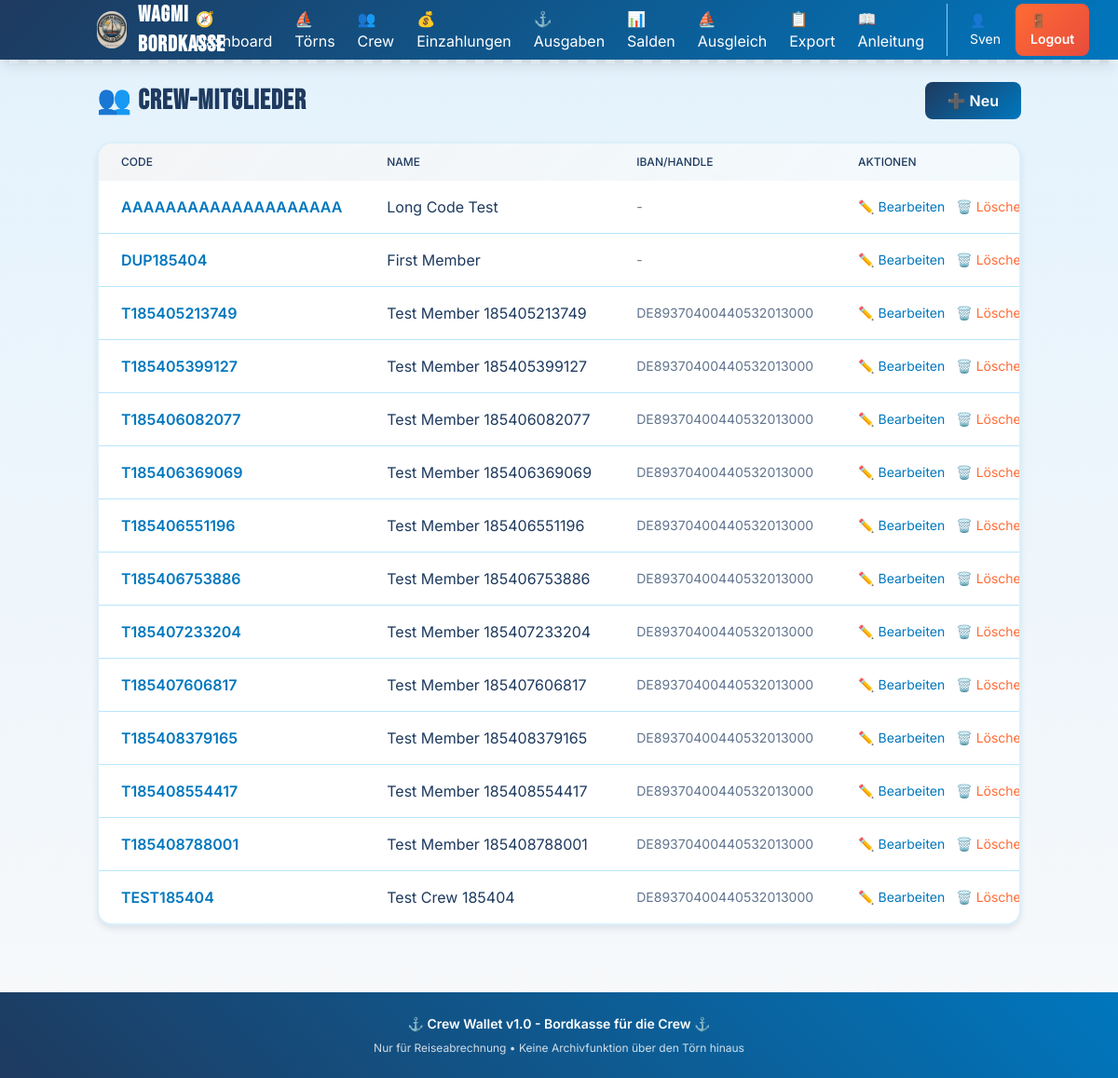
Page /crew (signed in) on the earlier database version.
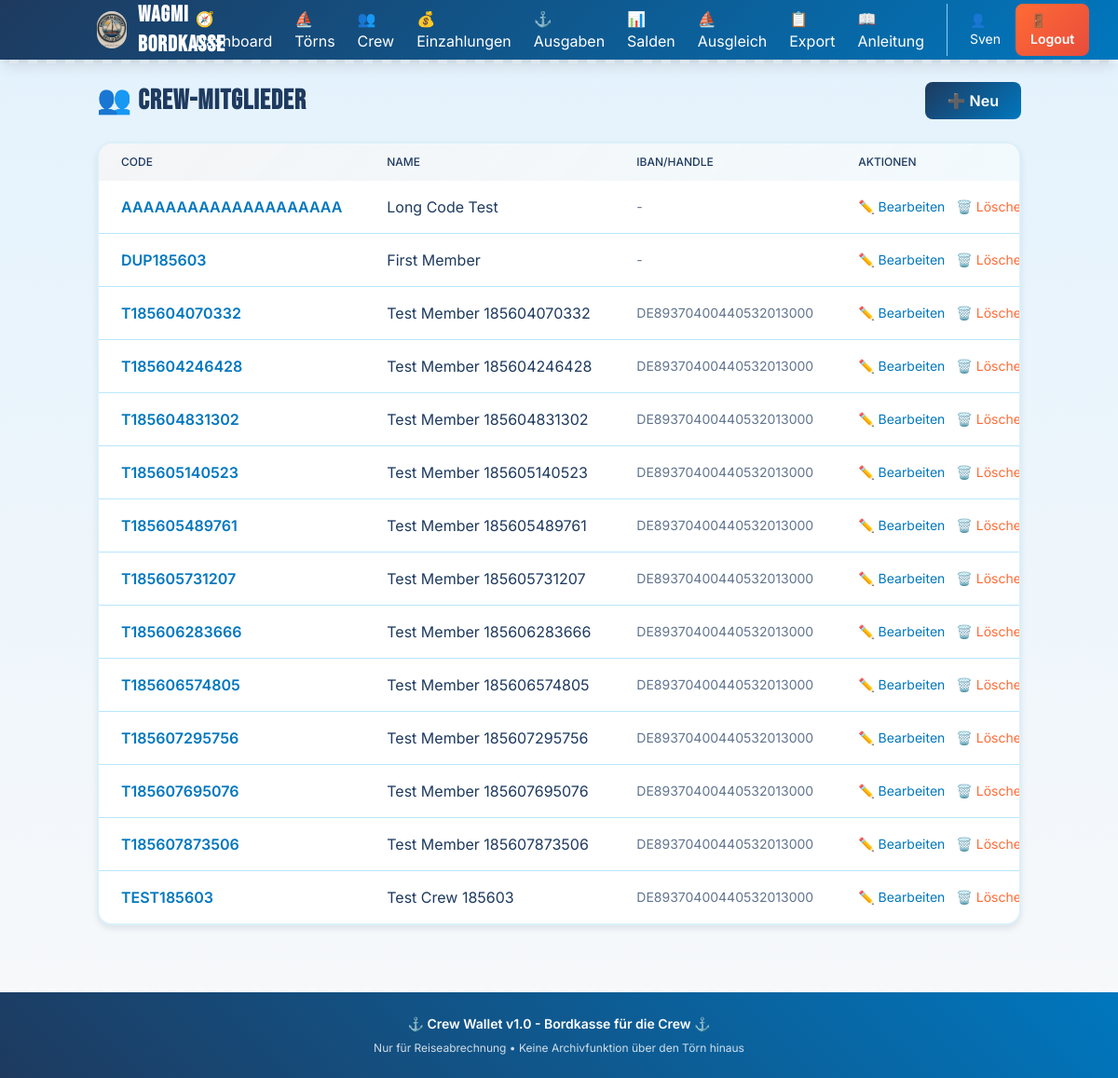
Same page on the later database version.
### models.py (models this page shows)
class CrewMember(Base):
    __tablename__ = "crew_members"
    __table_args__ = (
        UniqueConstraint('trip_id', 'code', name='uq_crew_trip_code'),
    )
    id = Column(Integer, primary_key=True, index=True)
    trip_id = Column(Integer, ForeignKey("trips.id"), nullable=False)
    code = Column(String(20), nullable=False, index=True)
    name = Column(String(100), nullable=False)
    iban_or_handle = Column(String(100), nullable=True)
    created_at = Column(DateTime, default=datetime.utcnow)
    trip = relationship("Trip", back_populates="crew_members")
    deposits = relationship("Deposit", back_populates="member", cascade="all, delete-orphan")
    paid_expenses = relationship("Expense", foreign_keys="Expense.payer_id", back_populates="payer")
    expense_participations = relationship("ExpenseParticipant", back_populates="member", cascade="all, delete-orphan")

### routers/crew.py (the view)
@router.get("", response_class=HTMLResponse)
async def list_crew(request: Request, db: Session = Depends(get_db)):
    active_trip = TripService.get_active_trip(db)
    if not active_trip:
        return RedirectResponse(url="/trips", status_code=303)
    crew_members = db.query(CrewMember).filter(CrewMember.trip_id == active_trip.id).order_by(CrewMember.code).all()
    return templates.TemplateResponse("crew_list.html", {
        "request": request,
        "crew_members": crew_members
    })

### templates/crew_list.html (shortened to what this page needs)
{% extends "layout.html" %}
{% block content %}
<div class="space-y-6">
    <div class="flex justify-between items-center">
        <h1 class="text-3xl font-bold maritime-header" style="color: var(--navy-deep);">👥 Crew-Mitglieder</h1>
        <a href="/crew/new" class="ocean-gradient text-white px-6 py-2 rounded-lg transition touch-action font-semibold">
            ➕ Neu
        </a>
    </div>
    <div class="bg-white porthole-card overflow-hidden">
        <div class="overflow-x-auto">
            <table class="min-w-full">
                <thead style="background: linear-gradient(135deg, rgba(30, 58, 95, 0.05) 0%, rgba(135, 206, 235, 0.1) 100%);">
                    <tr>
                        <th class="px-6 py-3 text-left text-xs font-medium uppercase" style="color: var(--navy-deep);">Code</th>
                        <th class="px-6 py-3 text-left text-xs font-medium uppercase" style="color: var(--navy-deep);">Name</th>
                        <th class="px-6 py-3 text-left text-xs font-medium uppercase" style="color: var(--navy-deep);">IBAN/Handle</th>
                        <th class="px-6 py-3 text-left text-xs font-medium uppercase" style="color: var(--navy-deep);">Aktionen</th>
                    </tr>
                </thead>
                <tbody class="divide-y divide-sky-200">
                    {% for member in crew_members %}
                    <tr>
                        <td class="px-6 py-4 whitespace-nowrap font-semibold" style="color: var(--ocean-blue);">{{ member.code }}</td>
                        <td class="px-6 py-4 whitespace-nowrap" style="color: var(--navy-deep);">{{ member.name }}</td>
                        <td class="px-6 py-4 whitespace-nowrap text-sm" style="color: var(--navy-deep); opacity: 0.7;">{{ member.iban_or_handle or '-' }}</td>
                        <td class="px-6 py-4 whitespace-nowrap text-sm space-x-2">
                            <a href="/crew/{{ member.id }}/edit" class="hover:underline touch-action" style="color: var(--ocean-blue);">✏️ Bearbeiten</a>
                            <form action="/crew/{{ member.id }}/delete" method="post" class="inline" onsubmit="return confirm('Wirklich löschen?')">
                                <button type="submit" class="hover:underline touch-action" style="color: var(--coral);">🗑️ Löschen</button>
                            </form>
                        </td>
                    </tr>
                    {% endfor %}
                </tbody>
            </table>
        </div>
    </div>
</div>
{% endblock %}

Differences in the rows shown:
no longer on this page (row unchanged): CrewMember: code "DUP185404", name "First Member", iban_or_handle "-"
no longer on this page (row unchanged): CrewMember: code "T185405213749", name "Test Member 185405213749", iban_or_handle "DE89370400440532013000"
no longer on this page (row unchanged): CrewMember: code "T185405399127", name "Test Member 185405399127", iban_or_handle "DE89370400440532013000"
no longer on this page (row unchanged): CrewMember: code "T185406082077", name "Test Member 185406082077", iban_or_handle "DE89370400440532013000"
no longer on this page (row unchanged): CrewMember: code "T185406369069", name "Test Member 185406369069", iban_or_handle "DE89370400440532013000"
no longer on this page (row unchanged): CrewMember: code "T185406551196", name "Test Member 185406551196", iban_or_handle "DE89370400440532013000"
no longer on this page (row unchanged): CrewMember: code "T185406753886", name "Test Member 185406753886", iban_or_handle "DE89370400440532013000"
no longer on this page (row unchanged): CrewMember: code "T185407233204", name "Test Member 185407233204", iban_or_handle "DE89370400440532013000"
no longer on this page (row unchanged): CrewMember: code "T185407606817", name "Test Member 185407606817", iban_or_handle "DE89370400440532013000"
no longer on this page (row unchanged): CrewMember: code "T185408379165", name "Test Member 185408379165", iban_or_handle "DE89370400440532013000"
no longer on this page (row unchanged): CrewMember: code "T185408554417", name "Test Member 185408554417", iban_or_handle "DE89370400440532013000"
no longer on this page (row unchanged): CrewMember: code "T185408788001", name "Test Member 185408788001", iban_or_handle "DE89370400440532013000"
no longer on this page (row unchanged): CrewMember: code "TEST185404", name "Test Crew 185404", iban_or_handle "DE89370400440532013000"
added CrewMember: code "DUP185603", name "First Member", iban_or_handle "-"
added CrewMember: code "T185604070332", name "Test Member 185604070332", iban_or_handle "DE89370400440532013000"
added CrewMember: code "T185604246428", name "Test Member 185604246428", iban_or_handle "DE89370400440532013000"
added CrewMember: code "T185604831302", name "Test Member 185604831302", iban_or_handle "DE89370400440532013000"
added CrewMember: code "T185605140523", name "Test Member 185605140523", iban_or_handle "DE89370400440532013000"
added CrewMember: code "T185605489761", name "Test Member 185605489761", iban_or_handle "DE89370400440532013000"
added CrewMember: code "T185605731207", name "Test Member 185605731207", iban_or_handle "DE89370400440532013000"
added CrewMember: code "T185606283666", name "Test Member 185606283666", iban_or_handle "DE89370400440532013000"
added CrewMember: code "T185606574805", name "Test Member 185606574805", iban_or_handle "DE89370400440532013000"
added CrewMember: code "T185607295756", name "Test Member 185607295756", iban_or_handle "DE89370400440532013000"
added CrewMember: code "T185607695076", name "Test Member 185607695076", iban_or_handle "DE89370400440532013000"
added CrewMember: code "T185607873506", name "Test Member 185607873506", iban_or_handle "DE89370400440532013000"
added CrewMember: code "TEST185603", name "Test Crew 185603", iban_or_handle "DE89370400440532013000"
